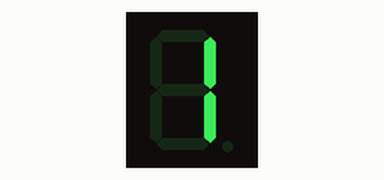
A sketch run on a simulated Arduino Uno, built with avr-gcc and run on an emulated ATmega328P. Shown: 1-digit seven-segment display. Wiring (inferred from the names in the program): 1-digit 7-segment display, segments lit when HIGH: segments pin 8, pin 7, pin 6, pin 5, pin 4, pin 3, pin 2. The segment pins are drawn as the display they are named for.

Above: at 0.1 s.
At 1.1 s:
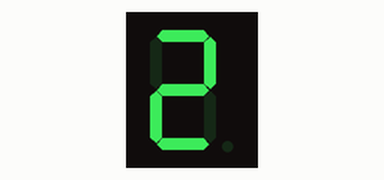
At 2.1 s:
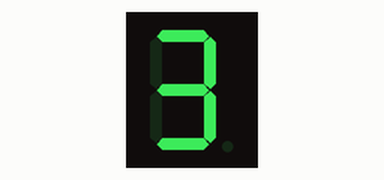
At 5.1 s:
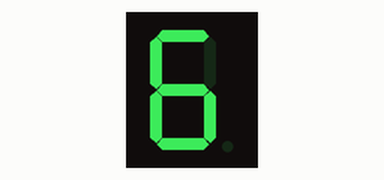
At 7.1 s:
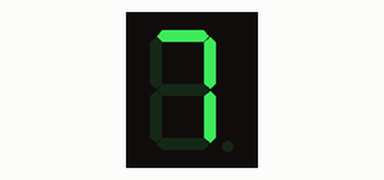
At 9.1 s:
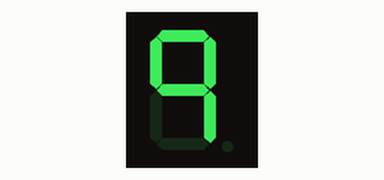

Measured:
- by itself, everything shown: repeats every 10.0 s, in 9 steps
- what the display in image 1 shows lasts 1.0 s, from 1.0 s to 2.0 s
- what the display in image 3 shows lasts 2.0 s, from 5.0 s to 7.0 s

The sketch:

version_4.ino
```cpp
//The goal of this program is to  display digits on a 7-segment display  using the functions

 int A = 8;
 int B = 7;
 int C = 6;
 int D = 5;
 int E = 4;
 int F = 3;
 int G = 2;
 int H = 1;

int time = 1000;//defining variable to easily control delay time

int pins[] ={8,7,6,5,4,3,2};//Array for pins corresponding to the pins a-g on the 7segment

//Arrays of 7 that contains the LEDs that must be turn on or off in order to display the number
int one[] = {0,1,1,0,0,0,0};
int two[] = {1,1,0,1,1,0,1};
int three[] = {1,1,1,1,0,0,1};
int four[] = {0,1,1,0,0,1,1};
int five[] = {1,0,1,1,0,1,1,};
int six[] = {1,0,1,1,1,1,1};
int seven[] = {1,1,1,0,0,0,0};
int eight[] = {1,1,1,1,1,1,1};
int nine[]= {1,1,1,0,0,1,1};
int zero[]= {1,1,1,0,0,1,1};

void setup()
{
//using for loop t define pins as output
  for( int i=2; i<9; i++){
    pinMode(i, OUTPUT);
  }
}


//these are the functions for each digits to be displayed
void One() {
for( int j = 0; j<7 ; j++) {
  digitalWrite(pins[j], one[j]);//ONE
}
}

void Two(){
for( int j = 0; j<7 ; j++) {
  digitalWrite(pins[j], two[j]);//TWO
}
}

void Three(){
for( int j = 0; j<7 ; j++) {
  digitalWrite(pins[j], three[j]);//THREE
}
}

void Four(){
for( int j = 0; j<7 ; j++) {
  digitalWrite(pins[j], four[j]);//FOUR
}
}

void Five(){
for( int j = 0; j<7 ; j++) {
  digitalWrite(pins[j], five[j]);//FIVE
}
}

void Six(){
for( int j = 0; j<7 ; j++) {
  digitalWrite(pins[j], six[j]);//SIX
}
}

void Seven(){
delay(time);for( int j = 0; j<7 ; j++) {
  digitalWrite(pins[j], seven[j]);//SEVEN
}
}

void Eight(){
for( int j = 0; j<7 ; j++) {
  digitalWrite(pins[j], eight[j]);//EIGHT
}
}

void Nine(){
for( int j = 0; j<7 ; j++) {
  digitalWrite(pins[j], nine[j]);//NINE
}
}

void Zero(){
for( int j = 0; j<7 ; j++) {
  digitalWrite(pins[j], zero[j]);//ZERO
}
}

 void loop(){
  //display numbers 0-9 by calling out their functions with a 1s delay between number displayed
One();
delay(time);
Two();
delay(time);
Three();
delay(time);
Four();
delay(time);
Five();
delay(time);
Six();
delay(time);
Seven();
delay(time);
Eight();
delay(time);
Nine();
delay(time);


}
```
